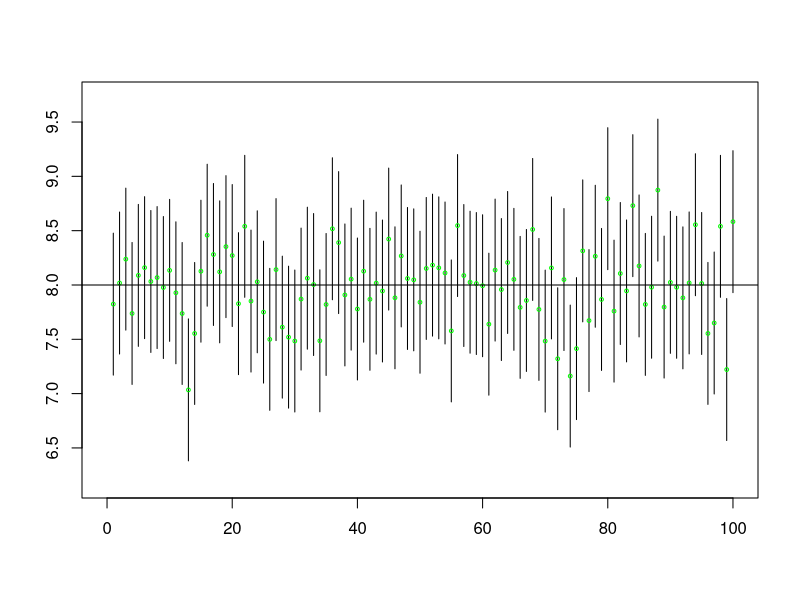
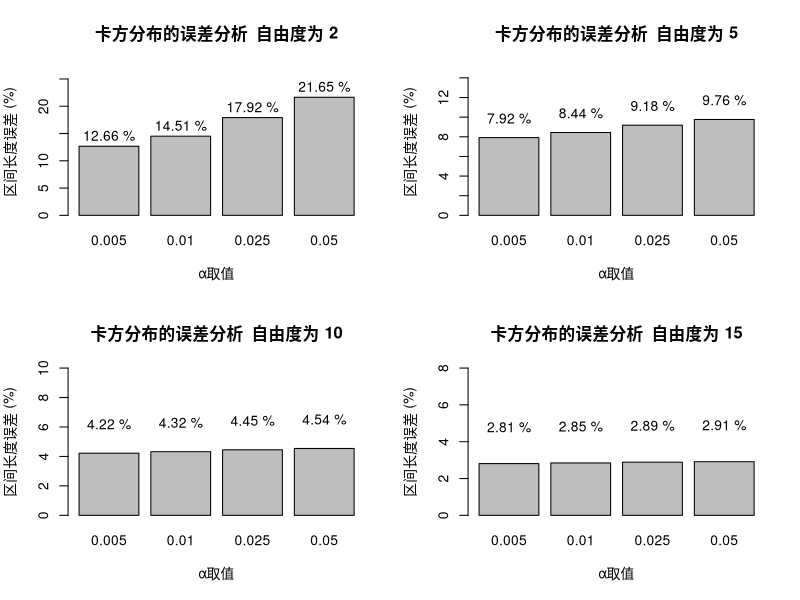
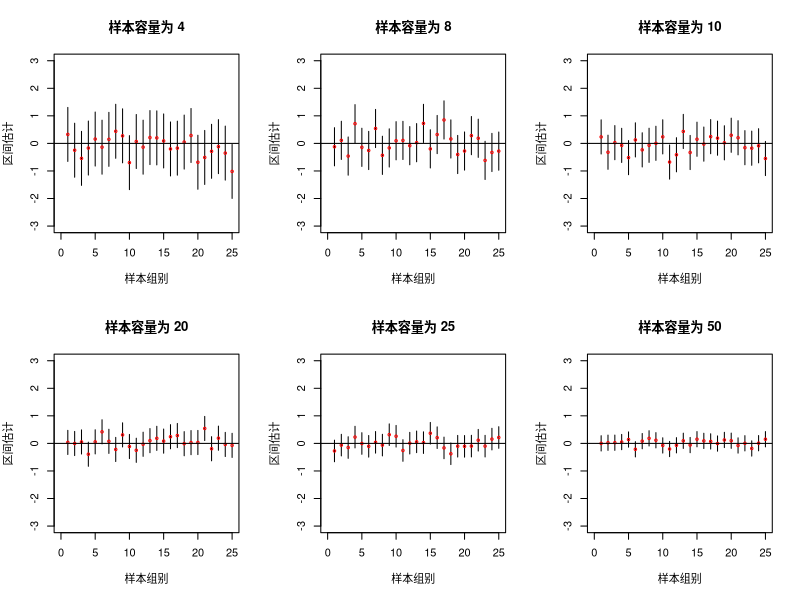

Recreate these plots in R, in order.
## ---- chunk 1
# 样本方差
sample_deviation <- function(sample_set) {
    s <- 0
    ave <- mean(sample_set)
    n <- length(sample_set)
    for (i in sample_set) {
        s <- s + (i - ave)^2
    }
    return(s / (n - 1))
}
# 矩估计
moment_estimate <- function(a, b, n, v) {
    sample_set <- runif(n, a, b)
    ave <- mean(sample_set)
    if (v == "a") {
        return(ave - sqrt(3 * sample_deviation(sample_set)))
    }
    if (v == "b") {
        return(ave + sqrt(3 * sample_deviation(sample_set)))
    }
}
a <- 0
b <- 1
n <- 500
## ---- chunk 2
cat("a 的矩估计", moment_estimate(a, b, n, "a"))
cat("b 的矩估计", moment_estimate(a, b, n, "b"))
## ---- chunk 3
ave_a <- c()
ave_b <- c()
for (i in 1:10) {
    ave_a <- c(ave_a, moment_estimate(a, b, n, "a"))
    ave_b <- c(ave_b, moment_estimate(a, b, n, "b"))
}
cat("a 的均值", mean(ave_a))
cat("b 的均值", mean(ave_b))
## ---- chunk 4
maximum_likelihood_estimate <- function(lambda) {
    sample_num <- 1000
    sample_set <- rpois(sample_num, lambda)
    return(mean(sample_set))
}
lambda <- 0.5
cat("λ 取值", lambda)
cat("λ 的极大似然估计", maximum_likelihood_estimate(lambda))
## ---- chunk 5
maximum_likelihood_estimate <- function(theta) {
    sample_num <- 1000
    sample_set <- log(runif(sample_num, 0, 1)^(1 / (theta + 1)))
    return(-sample_num / sum(sample_set) - 1)
}
theta <- 0.5
cat("θ 取值", theta)
cat("θ 的极大似然估计", maximum_likelihood_estimate(theta))
## ---- chunk 6
m <- matrix(rnorm(900, 8, 1), 100, 9)
Mean <- apply(m, 1, mean)
low <- Mean - (1 / sqrt(9)) * qnorm(0.975)
up <- Mean + (1 / sqrt(9)) * qnorm(0.975)
CIs <- cbind(low, up)
CIlow <- apply(CIs, 1, min)
CIup <- apply(CIs, 1, max)
CIs <- data.frame(low = CIlow, up = CIup)
plot(0,
    xlim = c(0, 100), ylim = c(min(CIs) - 0.2, max(CIs) + 0.2),
    type = "n", xlab = "", ylab = ""
)
cnt <- 0
for (i in seq_len(nrow(CIs))) {
    lines(rep(i, 2), c(CIs[i, 1], CIs[i, 2]))
    points(i, Mean[i], col = "green", cex = 0.5)
    if (CIs[i, 1] <= 8 && 8 <= CIs[i, 2]) {
        cnt <- cnt + 1
    }
}
abline(h = 8)
cat("包含总体均值8的区间个数=", cnt)
## ---- chunk 7
n <- 9
height_set <- c(115, 120, 131, 115, 109, 115, 115, 105, 110)
sigma0 <- 7
alpha <- 0.05
ave <- mean(height_set)
u <- qnorm(1 - alpha / 2)
cat("置信区间 [", ave - u * sigma0 / sqrt(n), ",", ave + u * sigma0 / sqrt(n), "]")
## ---- chunk 8
# 卡方分布的误差分析
error_chisq <- function(alpha, df) {
    # 取值细度
    fineness <- 100
    # 左侧面积取值
    ls <- seq(0, alpha * (fineness - 1) / fineness, alpha / fineness)
    # 对应置信区间长度
    len <- c()
    for (i in ls) {
        left <- qchisq(i, df)
        right <- qchisq(1 - (alpha - i), df)
        len <- c(len, right - left)
    }
    cat(
        "α=", alpha, "自由度=", df,
        "最小区间长=", min(len), "等尾原则区间长=", len[fineness / 2], "\n"
    )
    # 使用等尾原则时区间长度相对最小区间长度的误差
    return(abs(len[fineness / 2] - min(len)) / (min(len)))
}
draw_chisq <- function(df) {
    alpha <- c(0.005, 0.01, 0.025, 0.05)
    e <- c()
    for (a in alpha) {
        e <- c(e, error_chisq(a, df))
    }
    e <- round(e, 6)
    error_plot <- barplot(e * 100,
        names.arg = alpha,
        ylim = c(0, ceiling(max(e * 100) + 5)),
        main = paste("卡方分布的误差分析  自由度为", df),
        xlab = "α取值", ylab = "区间长度误差 (%)"
    )
    text(error_plot, e * 100 + 2, paste(round(e * 100, 2), "%"))
}
par(mfrow = c(2, 2))
df_set <- c(2, 5, 10, 15)
for (df in df_set) {
    draw_chisq(df)
}
## ---- chunk 9
confidence_interval <- function(n) {
    alpha <- 0.05
    # 样本容量为 n 的 k 组样本
    k <- 25
    sample_set <- matrix(rnorm(n * k, 0, 1), nrow = k, ncol = n)
    # 按行求均值
    sample_mean <- apply(sample_set, 1, mean)
    # 区间范围
    low <- sample_mean - (1 / sqrt(n)) * qnorm(1 - alpha / 2)
    up <- sample_mean + (1 / sqrt(n)) * qnorm(1 - alpha / 2)
    sample_confidence_interval <- cbind(low, up)
    plot(c(),
        main = paste("样本容量为", n), xlab = "样本组别", ylab = "区间估计",
        xlim = c(0, k), ylim = c(-3, 3)
    )
    for (i in 1:k) {
        lines(rep(i, 2), c(low[i], up[i]))
        points(i, sample_mean[i], col = "red", cex = 0.5)
    }
    abline(h = 0)
}
par(mfrow = c(2, 3))
n <- c(4, 8, 10, 20, 25, 50)
for (n in n) {
    confidence_interval(n)
}
